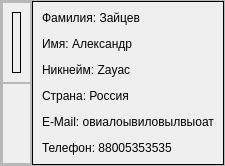
         <widget class="QWidget" name="page_player">
          <layout class="QGridLayout" name="gridLayout_10">
           <property name="leftMargin">
            <number>0</number>
           </property>
           <property name="topMargin">
            <number>0</number>
           </property>
           <property name="rightMargin">
            <number>0</number>
           </property>
           <property name="bottomMargin">
            <number>0</number>
           </property>
           <property name="spacing">
            <number>0</number>
           </property>
           <item row="0" column="0">
            <widget class="QFrame" name="frame_18">
             <property name="frameShape">
              <enum>QFrame::StyledPanel</enum>
             </property>
             <property name="frameShadow">
              <enum>QFrame::Raised</enum>
             </property>
             <layout class="QHBoxLayout" name="horizontalLayout_4">
              <property name="spacing">
               <number>0</number>
              </property>
              <property name="leftMargin">
               <number>0</number>
              </property>
              <property name="topMargin">
               <number>0</number>
              </property>
              <property name="rightMargin">
               <number>0</number>
              </property>
              <property name="bottomMargin">
               <number>0</number>
              </property>
              <item>
               <widget class="QFrame" name="frame_27">
                <property name="maximumSize">
                 <size>
                  <width>250</width>
                  <height>16777215</height>
                 </size>
                </property>
                <property name="frameShape">
                 <enum>QFrame::StyledPanel</enum>
                </property>
                <property name="frameShadow">
                 <enum>QFrame::Raised</enum>
                </property>
                <layout class="QVBoxLayout" name="verticalLayout_20">
                 <property name="spacing">
                  <number>0</number>
                 </property>
                 <property name="leftMargin">
                  <number>0</number>
                 </property>
                 <property name="topMargin">
                  <number>0</number>
                 </property>
                 <property name="rightMargin">
                  <number>0</number>
                 </property>
                 <property name="bottomMargin">
                  <number>0</number>
                 </property>
                 <item>
                  <widget class="QFrame" name="frame_28">
                   <property name="maximumSize">
                    <size>
                     <width>16777215</width>
                     <height>250</height>
                    </size>
                   </property>
                   <property name="frameShape">
                    <enum>QFrame::StyledPanel</enum>
                   </property>
                   <property name="frameShadow">
                    <enum>QFrame::Raised</enum>
                   </property>
                   <layout class="QGridLayout" name="gridLayout_16">
                    <item row="0" column="0">
                     <widget class="QLabel" name="label_player_avatar">
                      <property name="maximumSize">
                       <size>
                        <width>200</width>
                        <height>200</height>
                       </size>
                      </property>
                      <property name="frameShape">
                       <enum>QFrame::Box</enum>
                      </property>
                      <property name="text">
                       <string/>
                      </property>
                      <property name="pixmap">
                       <pixmap>images/user.png</pixmap>
                      </property>
                      <property name="scaledContents">
                       <bool>true</bool>
                      </property>
                     </widget>
                    </item>
                   </layout>
                  </widget>
                 </item>
                 <item>
                  <widget class="QFrame" name="frame_29">
                   <property name="frameShape">
                    <enum>QFrame::StyledPanel</enum>
                   </property>
                   <property name="frameShadow">
                    <enum>QFrame::Raised</enum>
                   </property>
                   <layout class="QGridLayout" name="gridLayout_17">
                    <item row="0" column="0">
                     <widget class="QLabel" name="label_player_under_avatar">
                      <property name="text">
                       <string>&lt;html&gt;&lt;head/&gt;&lt;body&gt;&lt;p&gt;&lt;br/&gt;&lt;/p&gt;&lt;/body&gt;&lt;/html&gt;</string>
                      </property>
                      <property name="textFormat">
                       <enum>Qt::RichText</enum>
                      </property>
                      <property name="alignment">
                       <set>Qt::AlignHCenter|Qt::AlignTop</set>
                      </property>
                     </widget>
                    </item>
                   </layout>
                  </widget>
                 </item>
                </layout>
               </widget>
              </item>
              <item>
               <widget class="QFrame" name="frame_23">
                <property name="frameShape">
                 <enum>QFrame::Box</enum>
                </property>
                <property name="frameShadow">
                 <enum>QFrame::Plain</enum>
                </property>
                <layout class="QGridLayout" name="gridLayout_18">
                 <item row="0" column="0">
                  <widget class="QLabel" name="label_player_info">
                   <property name="text">
                    <string>&lt;html&gt;&lt;head/&gt;&lt;body&gt;&lt;p&gt;Фамилия: Зайцев&lt;/p&gt;&lt;p&gt;Имя: Александр&lt;/p&gt;&lt;p&gt;Никнейм: Zayac&lt;/p&gt;&lt;p&gt;Страна: Россия&lt;/p&gt;&lt;p&gt;E-Mail: овиалоывиловылвыоат&lt;/p&gt;&lt;p&gt;Телефон: 88005353535&lt;/p&gt;&lt;/body&gt;&lt;/html&gt;</string>
                   </property>
                   <property name="textFormat">
                    <enum>Qt::RichText</enum>
                   </property>
                   <property name="alignment">
                    <set>Qt::AlignLeading|Qt::AlignLeft|Qt::AlignTop</set>
                   </property>
                  </widget>
                 </item>
                </layout>
               </widget>
              </item>
             </layout>
            </widget>
           </item>
          </layout>
         </widget>
